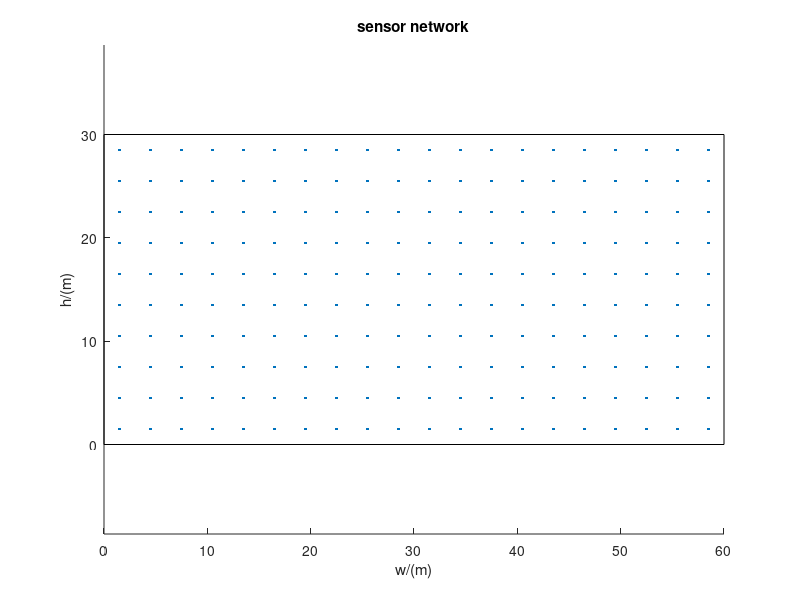

MATLAB code for this plot:
clear all
clc
close all
%% generate the coordinates
x=1.5:3:60;
x=repmat(x,[1,10]);
y1=ones(1,20)*1.5;
y2=y1+3;
y3=y2+3;
y4=y3+3;
y5=y4+3;
y6=y5+3;
y7=y6+3;
y8=y7+3;
y9=y8+3;
y10=y9+3;
y=[y1, y2, y3, y4, y5, y6, y7,y8,y9,y10];
%% scatter the sensors
scatter(x,y,'.r');
hold on 
%% draw the transmission region
% for i=1:size(x,2)
%     rectangle('Position',[x(i)-3,y(i)-3,6,6],'Curvature',[1,1]);
% end
% hold on
%% draw the plant
rectangle('Position',[0,0,60,30])
axis equal
title('sensor network')
xlabel('w/(m)')
ylabel('h/(m)')

